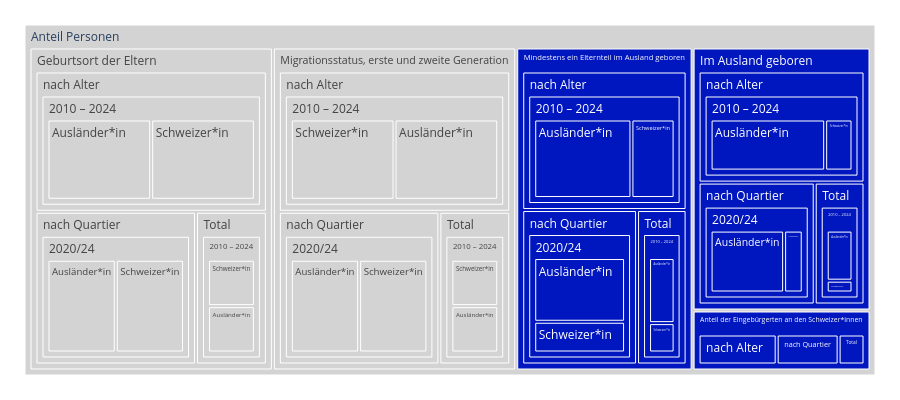

Source (notebook cell):
### Code cell
the_query="ThemaNrMigration != 1 & AuswertungNrMigration != 8 & HerkunftCd!=0"

treeMap1 = mypy_dv.plot_px_treemap(
    data=data2betested.query(the_query).reset_index()
    ,levels=['ThemaMigration', 'AuswertungMigration','Zeitbezug','Herkunft']
    ,values="Anteil"
    ,color="ElternHerkunftLang"
    #, color_continuous_scale='Blues'
    ,color_discrete_map=farben_dict_zc
    ,height=400
    ,width=900               
    #,margin_val_bottom=25
    ,myHeaderTitle="Anteil Personen"
)
treeMap1

### Figure 1 — Plotly figure (JSON) as saved in the notebook; plotly's stock layout.template omitted (floating-point values rounded to 4 significant figures)
{"data": [{"branchvalues": "total", "customdata": [[null], [null], ["(?)"], [null], [null], ["(?)"], ["(?)"], [null], ["(?)"], [null], [null], [null], ["(?)"], ["(?)"], [null], ["(?)"], [null], [null], ["(?)"], [null], [null], [null], ["(?)"], ["(?)"], [null], ["(?)"], ["(?)"], ["(?)"], [null], ["(?)"], ["(?)"], [null], ["(?)"], [null], [null], ["(?)"], [null], [null], ["(?)"], [null], [null], [null], ["(?)"], [null], [null], ["(?)"], [null], ["(?)"], ["(?)"], [null], [null], ["(?)"], [null], [null], ["(?)"], [null], ["(?)"], [null], [null], ["(?)"], [null], [null], ["(?)"]], "domain": {"x": [0, 1], "y": [0, 1]}, "hovertemplate": "%{label}<br><br>Anzahl:<br>%{value}<extra></extra>", "ids": ["Anteil Personen/Anteil der Eingebürgerten an den Schweizer*innen/Total/2010 – 2024", "Anteil Personen/Anteil der Eingebürgerten an den Schweizer*innen/Total", "Anteil Personen/Geburtsort der Eltern/nach Alter/2010 – 2024/Schweizer*in", "Anteil Personen/Im Ausland geboren/Total/2010 – 2024", "Anteil Personen/Im Ausland geboren/nach Alter/2010 – 2024", "Anteil Personen/Migrationsstatus, erste und zweite Generation/Total/2010 – 2024/Schweizer*in", "Anteil Personen/Migrationsstatus, erste und zweite Generation/nach Quartier/2020/24/Ausländer*in", "Anteil Personen/Mindestens ein Elternteil im Ausland geboren/Total/2010 – 2024", "Anteil Personen/Geburtsort der Eltern/Total/2010 – 2024", "Anteil Personen/Im Ausland geboren/nach Alter/2010 – 2024/Schweizer*in", "Anteil Personen/Anteil der Eingebürgerten an den Schweizer*innen/nach Alter/2010 – 2024", "Anteil Personen/Mindestens ein Elternteil im Ausland geboren/nach Quartier/2020/24/Ausländer*in", "Anteil Personen/Geburtsort der Eltern/nach Quartier/2020/24", "Anteil Personen/Geburtsort der Eltern/Total", "Anteil Personen/Im Ausland geboren/nach Quartier/2020/24/Ausländer*in", "Anteil Personen/Migrationsstatus, erste und zweite Generation/Total/2010 – 2024", "Anteil Personen/Im Ausland geboren/Total/2010 – 2024/Schweizer*in", "Anteil Personen/Anteil der Eingebürgerten an den Schweizer*innen/nach Alter/2010 – 2024/Schweizer*in", "Anteil Personen/Migrationsstatus, erste und zweite Generation/nach Quartier/2020/24", "Anteil Personen/Mindestens ein Elternteil im Ausland geboren/Total/2010 – 2024/Ausländer*in", "Anteil Personen/Im Ausland geboren/Total/2010 – 2024/Ausländer*in", "Anteil Personen/Mindestens ein Elternteil im Ausland geboren/nach Alter", "Anteil Personen/Geburtsort der Eltern/nach Quartier", "Anteil Personen/Migrationsstatus, erste und zweite Generation/nach Quartier", "Anteil Personen/Anteil der Eingebürgerten an den Schweizer*innen/nach Alter", "Anteil Personen/Geburtsort der Eltern", "Anteil Personen/Migrationsstatus, erste und zweite Generation", "Anteil Personen/Migrationsstatus, erste und zweite Generation/nach Alter/2010 – 2024/Ausländer*in", "Anteil Personen/Anteil der Eingebürgerten an den Schweizer*innen/Total/2010 – 2024/Schweizer*in", "Anteil Personen/Migrationsstatus, erste und zweite Generation/nach Alter/2010 – 2024", "Anteil Personen/Geburtsort der Eltern/nach Alter/2010 – 2024/Ausländer*in", "Anteil Personen/Mindestens ein Elternteil im Ausland geboren/nach Quartier/2020/24", "Anteil Personen/Migrationsstatus, erste und zweite Generation/nach Alter", "Anteil Personen/Anteil der Eingebürgerten an den Schweizer*innen/nach Quartier/2020/24", "Anteil Personen/Mindestens ein Elternteil im Ausland geboren/nach Quartier", "Anteil Personen/Geburtsort der Eltern/Total/2010 – 2024/Schweizer*in", "Anteil Personen/Mindestens ein Elternteil im Ausland geboren/nach Alter/2010 – 2024/Ausländer*in", "Anteil Personen/Mindestens ein Elternteil im Ausland geboren/nach Alter/2010 – 2024", "Anteil Personen/Geburtsort der Eltern/nach Quartier/2020/24/Ausländer*in", "Anteil Personen/Im Ausland geboren/nach Alter/2010 – 2024/Ausländer*in", "Anteil Personen/Im Ausland geboren", "Anteil Personen/Anteil der Eingebürgerten an den Schweizer*innen", "Anteil Personen/Migrationsstatus, erste und zweite Generation/Total/2010 – 2024/Ausländer*in", "Anteil Personen/Im Ausland geboren/nach Alter", "Anteil Personen/Im Ausland geboren/nach Quartier", "Anteil Personen/Geburtsort der Eltern/nach Alter", "Anteil Personen/Anteil der Eingebürgerten an den Schweizer*innen/nach Quartier", "Anteil Personen/Geburtsort der Eltern/Total/2010 – 2024/Ausländer*in", "Anteil Personen/Migrationsstatus, erste und zweite Generation/Total", "Anteil Personen/Im Ausland geboren/Total", "Anteil Personen/Im Ausland geboren/nach Quartier/2020/24", "Anteil Personen/Geburtsort der Eltern/nach Alter/2010 – 2024", "Anteil Personen/Mindestens ein Elternteil im Ausland geboren", "Anteil Personen/Mindestens ein Elternteil im Ausland geboren/nach Quartier/2020/24/Schweizer*in", "Anteil Personen/Migrationsstatus, erste und zweite Generation/nach Quartier/2020/24/Schweizer*in", "Anteil Personen/Im Ausland geboren/nach Quartier/2020/24/Schweizer*in", "Anteil Personen/Geburtsort der Eltern/nach Quartier/2020/24/Schweizer*in", "Anteil Personen/Anteil der Eingebürgerten an den Schweizer*innen/nach Quartier/2020/24/Schweizer*in", "Anteil Personen/Mindestens ein Elternteil im Ausland geboren/nach Alter/2010 – 2024/Schweizer*in", "Anteil Personen/Migrationsstatus, erste und zweite Generation/nach Alter/2010 – 2024/Schweizer*in", "Anteil Personen/Mindestens ein Elternteil im Ausland geboren/Total/2010 – 2024/Schweizer*in", "Anteil Personen/Mindestens ein Elternteil im Ausland geboren/Total", "Anteil Personen"], "labels": ["2010 – 2024", "Total", "Schweizer*in", "2010 – 2024", "2010 – 2024", "Schweizer*in", "Ausländer*in", "2010 – 2024", "2010 – 2024", "Schweizer*in", "2010 – 2024", "Ausländer*in", "2020/24", "Total", "Ausländer*in", "2010 – 2024", "Schweizer*in", "Schweizer*in", "2020/24", "Ausländer*in", "Ausländer*in", "nach Alter", "nach Quartier", "nach Quartier", "nach Alter", "Geburtsort der Eltern", "Migrationsstatus, erste und zweite Generation", "Ausländer*in", "Schweizer*in", "2010 – 2024", "Ausländer*in", "2020/24", "nach Alter", "2020/24", "nach Quartier", "Schweizer*in", "Ausländer*in", "2010 – 2024", "Ausländer*in", "Ausländer*in", "Im Ausland geboren", "Anteil der Eingebürgerten an den Schweizer*innen", "Ausländer*in", "nach Alter", "nach Quartier", "nach Alter", "nach Quartier", "Ausländer*in", "Total", "Total", "2020/24", "2010 – 2024", "Mindestens ein Elternteil im Ausland geboren", "Schweizer*in", "Schweizer*in", "Schweizer*in", "Schweizer*in", "Schweizer*in", "Schweizer*in", "Schweizer*in", "Schweizer*in", "Total", "Anteil Personen"], "marker": {"colors": ["#0017BF", "#0017BF", "lightgrey", "#0017BF", "#0017BF", "lightgrey", "lightgrey", "#0017BF", "lightgrey", "#0017BF", "#0017BF", "#0017BF", "lightgrey", "lightgrey", "#0017BF", "lightgrey", "#0017BF", "#0017BF", "lightgrey", "#0017BF", "#0017BF", "#0017BF", "lightgrey", "lightgrey", "#0017BF", "lightgrey", "lightgrey", "lightgrey", "#0017BF", "lightgrey", "lightgrey", "#0017BF", "lightgrey", "#0017BF", "#0017BF", "lightgrey", "#0017BF", "#0017BF", "lightgrey", "#0017BF", "#0017BF", "#0017BF", "lightgrey", "#0017BF", "#0017BF", "lightgrey", "#0017BF", "lightgrey", "lightgrey", "#0017BF", "#0017BF", "lightgrey", "#0017BF", "#0017BF", "lightgrey", "#0017BF", "lightgrey", "#0017BF", "#0017BF", "lightgrey", "#0017BF", "#0017BF", "lightgrey"]}, "name": "", "parents": ["Anteil Personen/Anteil der Eingebürgerten an den Schweizer*innen/Total", "Anteil Personen/Anteil der Eingebürgerten an den Schweizer*innen", "Anteil Personen/Geburtsort der Eltern/nach Alter/2010 – 2024", "Anteil Personen/Im Ausland geboren/Total", "Anteil Personen/Im Ausland geboren/nach Alter", "Anteil Personen/Migrationsstatus, erste und zweite Generation/Total/2010 – 2024", "Anteil Personen/Migrationsstatus, erste und zweite Generation/nach Quartier/2020/24", "Anteil Personen/Mindestens ein Elternteil im Ausland geboren/Total", "Anteil Personen/Geburtsort der Eltern/Total", "Anteil Personen/Im Ausland geboren/nach Alter/2010 – 2024", "Anteil Personen/Anteil der Eingebürgerten an den Schweizer*innen/nach Alter", "Anteil Personen/Mindestens ein Elternteil im Ausland geboren/nach Quartier/2020/24", "Anteil Personen/Geburtsort der Eltern/nach Quartier", "Anteil Personen/Geburtsort der Eltern", "Anteil Personen/Im Ausland geboren/nach Quartier/2020/24", "Anteil Personen/Migrationsstatus, erste und zweite Generation/Total", "Anteil Personen/Im Ausland geboren/Total/2010 – 2024", "Anteil Personen/Anteil der Eingebürgerten an den Schweizer*innen/nach Alter/2010 – 2024", "Anteil Personen/Migrationsstatus, erste und zweite Generation/nach Quartier", "Anteil Personen/Mindestens ein Elternteil im Ausland geboren/Total/2010 – 2024", "Anteil Personen/Im Ausland geboren/Total/2010 – 2024", "Anteil Personen/Mindestens ein Elternteil im Ausland geboren", "Anteil Personen/Geburtsort der Eltern", "Anteil Personen/Migrationsstatus, erste und zweite Generation", "Anteil Personen/Anteil der Eingebürgerten an den Schweizer*innen", "Anteil Personen", "Anteil Personen", "Anteil Personen/Migrationsstatus, erste und zweite Generation/nach Alter/2010 – 2024", "Anteil Personen/Anteil der Eingebürgerten an den Schweizer*innen/Total/2010 – 2024", "Anteil Personen/Migrationsstatus, erste und zweite Generation/nach Alter", "Anteil Personen/Geburtsort der Eltern/nach Alter/2010 – 2024", "Anteil Personen/Mindestens ein Elternteil im Ausland geboren/nach Quartier", "Anteil Personen/Migrationsstatus, erste und zweite Generation", "Anteil Personen/Anteil der Eingebürgerten an den Schweizer*innen/nach Quartier", "Anteil Personen/Mindestens ein Elternteil im Ausland geboren", "Anteil Personen/Geburtsort der Eltern/Total/2010 – 2024", "Anteil Personen/Mindestens ein Elternteil im Ausland geboren/nach Alter/2010 – 2024", "Anteil Personen/Mindestens ein Elternteil im Ausland geboren/nach Alter", "Anteil Personen/Geburtsort der Eltern/nach Quartier/2020/24", "Anteil Personen/Im Ausland geboren/nach Alter/2010 – 2024", "Anteil Personen", "Anteil Personen", "Anteil Personen/Migrationsstatus, erste und zweite Generation/Total/2010 – 2024", "Anteil Personen/Im Ausland geboren", "Anteil Personen/Im Ausland geboren", "Anteil Personen/Geburtsort der Eltern", "Anteil Personen/Anteil der Eingebürgerten an den Schweizer*innen", "Anteil Personen/Geburtsort der Eltern/Total/2010 – 2024", "Anteil Personen/Migrationsstatus, erste und zweite Generation", "Anteil Personen/Im Ausland geboren", "Anteil Personen/Im Ausland geboren/nach Quartier", "Anteil Personen/Geburtsort der Eltern/nach Alter", "Anteil Personen", "Anteil Personen/Mindestens ein Elternteil im Ausland geboren/nach Quartier/2020/24", "Anteil Personen/Migrationsstatus, erste und zweite Generation/nach Quartier/2020/24", "Anteil Personen/Im Ausland geboren/nach Quartier/2020/24", "Anteil Personen/Geburtsort der Eltern/nach Quartier/2020/24", "Anteil Personen/Anteil der Eingebürgerten an den Schweizer*innen/nach Quartier/2020/24", "Anteil Personen/Mindestens ein Elternteil im Ausland geboren/nach Alter/2010 – 2024", "Anteil Personen/Migrationsstatus, erste und zweite Generation/nach Alter/2010 – 2024", "Anteil Personen/Mindestens ein Elternteil im Ausland geboren/Total/2010 – 2024", "Anteil Personen/Mindestens ein Elternteil im Ausland geboren", ""], "root": {"color": "grey"}, "type": "treemap", "values": [398.3, 398.3, 4500.0, 1756.0, 5336.0, 1500.0, 3400.0, 2166.0, 3000.0, 1028.0, 1201.0, 3386.0, 6800.0, 3000.0, 3270.0, 3000.0, 335.4, 1201.0, 6800.0, 1492.0, 1421.0, 6442.0, 6800.0, 6800.0, 1201.0, 18800.0, 18800.0, 4500.0, 398.3, 9000.0, 4500.0, 5018.0, 9000.0, 952.9, 5018.0, 1500, 4460.0, 6442.0, 3400.0, 4308.0, 11190.0, 2552.0, 1500.0, 5336.0, 4098.0, 9000.0, 952.9, 1500.0, 3000.0, 1756.0, 4098.0, 9000.0, 13630.0, 1633, 3400.0, 827.8, 3400, 952.9, 1982.0, 4500.0, 673.7, 2166.0, 64970.0]}], "layout": {"height": 400, "legend": {"tracegroupgap": 0}, "margin": {"b": 25, "l": 25, "r": 25, "t": 25}, "width": 900}}
